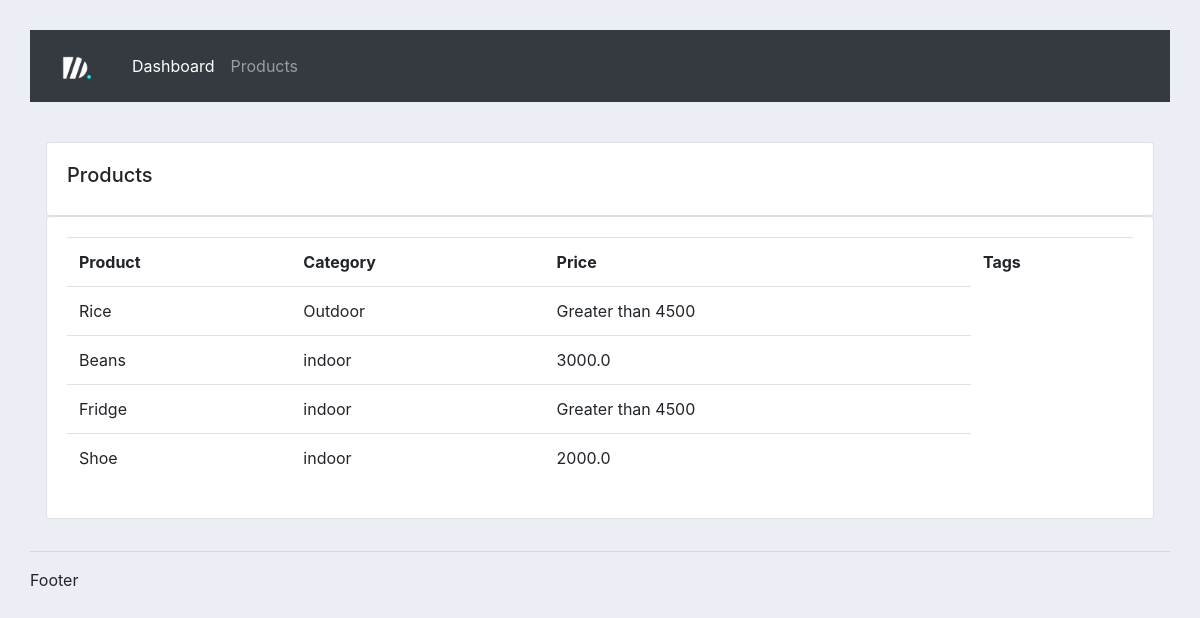
Screenshot of /products/ with the database file from the repository.
### crm_app/models.py (models this page shows, shortened)
class Product(models.Model):
    CATEGORY = (
        ('indoor', 'Indoor'),
        ('Outdoor', 'Outdoor')
    )
    name = models.CharField(max_length=200, null=True)
    price = models.FloatField(null=True)
    category = models.CharField(max_length=200, null=True, choices=CATEGORY)
    date_created = models.DateTimeField(auto_now_add=True)
    tags = models.ManyToManyField(Tag)

### crm_app/views.py (the view)
# urls.py: path('products/', views.products, name='products'),
def products(request):
    product = Product.objects.all()
    return render(request, 'crm_app/products.html', {'product':product})

### crm_app/templates/crm_app/products.html
{% extends 'crm_app/main_template.html' %}
{% block content %}
<br>
		<div class="row p-3">
			<div class="col-md">
				<div class="card card-body">
					<h5>Products</h5>
				</div>
				<div class="card card-body">
					<table class="table">
						<tr>
							<th>Product</th>
							<th>Category</th>
							<th>Price</th>
                            <th>Tags</th>
						</tr>
                        {% for i in product%}
                        <tr>
                            <td>{{i.name}}</td>
                            <td>{{i.category}}</td>
                            {% if i.price > 4500%}
                            <td> Greater than 4500 </td>
                            {% else %}
                            <td>{{i.price}}</td>
                            {% endif %}
                        </tr>
                        {% endfor%}
					</table>
				</div>
			</div>
		</div>
{% endblock%}

### crm_app/static/crm_app/style.css (style rules this page uses)
body { background-color: #ebeff5; padding:30px }

### rows the page displays
Product: name "Rice", category "Outdoor", price "Greater than 4500"
Product: name "Beans", category "indoor", price "3000.0"
Product: name "Fridge", category "indoor", price "Greater than 4500"
Product: name "Shoe", category "indoor", price "2000.0"
